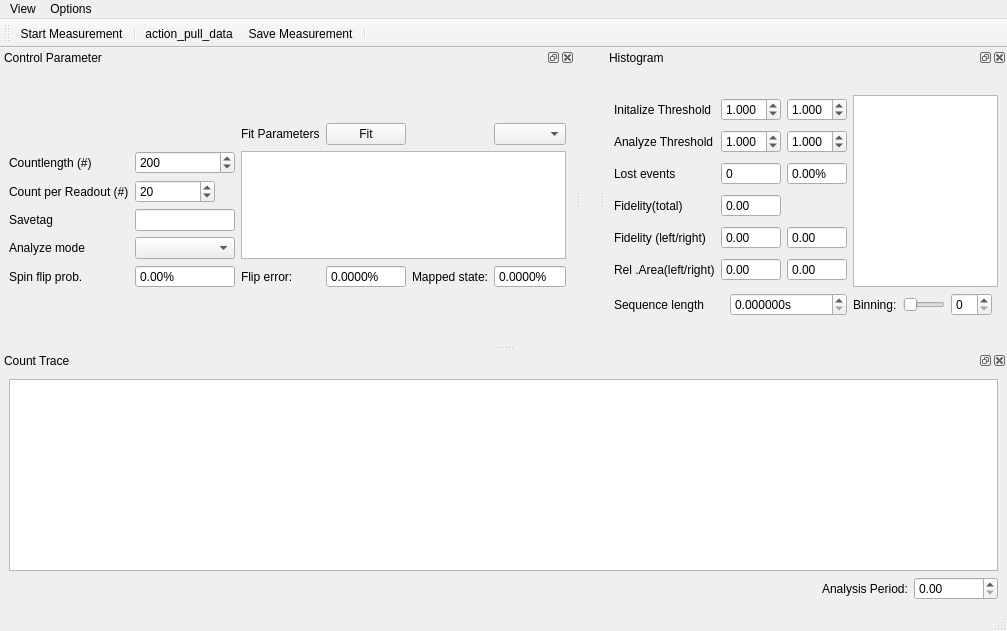
<?xml version="1.0" encoding="UTF-8"?>
<ui version="4.0">
 <class>MainWindow</class>
 <widget class="QMainWindow" name="MainWindow">
  <property name="geometry">
   <rect>
    <x>0</x>
    <y>0</y>
    <width>1007</width>
    <height>631</height>
   </rect>
  </property>
  <property name="windowTitle">
   <string>qudi: Single Shot Readout Counter</string>
  </property>
  <property name="layoutDirection">
   <enum>Qt::LeftToRight</enum>
  </property>
  <widget class="QWidget" name="centralwidget">
   <layout class="QGridLayout" name="gridLayout_2"/>
  </widget>
  <widget class="QMenuBar" name="menubar">
   <property name="geometry">
    <rect>
     <x>0</x>
     <y>0</y>
     <width>1007</width>
     <height>21</height>
    </rect>
   </property>
   <widget class="QMenu" name="menuView">
    <property name="title">
     <string>View</string>
    </property>
    <addaction name="actionRestore_Default"/>
    <addaction name="actionClose"/>
   </widget>
   <widget class="QMenu" name="menu_Options">
    <property name="title">
     <string>Options</string>
    </property>
    <addaction name="action_Settings"/>
    <addaction name="action_FitSettings"/>
   </widget>
   <addaction name="menuView"/>
   <addaction name="menu_Options"/>
  </widget>
  <widget class="QStatusBar" name="statusbar"/>
  <widget class="QToolBar" name="toolBar">
   <property name="enabled">
    <bool>true</bool>
   </property>
   <property name="windowTitle">
    <string>toolBar</string>
   </property>
   <attribute name="toolBarArea">
    <enum>TopToolBarArea</enum>
   </attribute>
   <attribute name="toolBarBreak">
    <bool>false</bool>
   </attribute>
   <addaction name="action_run_stop"/>
   <addaction name="separator"/>
   <addaction name="action_pull_data"/>
   <addaction name="save_measurement_Action"/>
   <addaction name="separator"/>
  </widget>
  <widget class="QDockWidget" name="count_trace_DockWidget">
   <property name="sizePolicy">
    <sizepolicy hsizetype="Preferred" vsizetype="Expanding">
     <horstretch>0</horstretch>
     <verstretch>0</verstretch>
    </sizepolicy>
   </property>
   <property name="minimumSize">
    <size>
     <width>242</width>
     <height>206</height>
    </size>
   </property>
   <property name="windowTitle">
    <string>Count Trace</string>
   </property>
   <attribute name="dockWidgetArea">
    <number>8</number>
   </attribute>
   <widget class="QWidget" name="dockWidgetContents_2">
    <layout class="QGridLayout" name="gridLayout_5">
     <item row="1" column="0">
      <layout class="QGridLayout" name="gridLayout_3">
       <item row="0" column="0">
        <layout class="QGridLayout" name="gridLayout_12">
         <item row="0" column="0">
          <layout class="QGridLayout" name="gridLayout_14">
           <item row="0" column="2">
            <widget class="QDoubleSpinBox" name="analysis_period_DSpinBox">
             <property name="maximum">
              <double>999999999.000000000000000</double>
             </property>
            </widget>
           </item>
           <item row="0" column="1">
            <widget class="QLabel" name="label_14">
             <property name="text">
              <string>Analysis Period:</string>
             </property>
            </widget>
           </item>
           <item row="0" column="0">
            <spacer name="horizontalSpacer">
             <property name="orientation">
              <enum>Qt::Horizontal</enum>
             </property>
             <property name="sizeHint" stdset="0">
              <size>
               <width>40</width>
               <height>20</height>
              </size>
             </property>
            </spacer>
           </item>
          </layout>
         </item>
        </layout>
       </item>
      </layout>
     </item>
     <item row="0" column="0">
      <widget class="PlotWidget" name="count_trace_PlotWidget">
       <property name="sizePolicy">
        <sizepolicy hsizetype="Expanding" vsizetype="Preferred">
         <horstretch>0</horstretch>
         <verstretch>0</verstretch>
        </sizepolicy>
       </property>
      </widget>
     </item>
    </layout>
   </widget>
  </widget>
  <widget class="QDockWidget" name="histogram_DockWidget">
   <property name="sizePolicy">
    <sizepolicy hsizetype="Preferred" vsizetype="Expanding">
     <horstretch>0</horstretch>
     <verstretch>0</verstretch>
    </sizepolicy>
   </property>
   <property name="layoutDirection">
    <enum>Qt::LeftToRight</enum>
   </property>
   <property name="floating">
    <bool>false</bool>
   </property>
   <property name="features">
    <set>QDockWidget::AllDockWidgetFeatures</set>
   </property>
   <property name="allowedAreas">
    <set>Qt::RightDockWidgetArea</set>
   </property>
   <property name="windowTitle">
    <string>Histogram</string>
   </property>
   <attribute name="dockWidgetArea">
    <number>2</number>
   </attribute>
   <widget class="QWidget" name="dockWidgetContents_3">
    <layout class="QGridLayout" name="gridLayout_6">
     <item row="0" column="0">
      <layout class="QGridLayout" name="gridLayout_4">
       <item row="0" column="0">
        <layout class="QGridLayout" name="gridLayout_8">
         <item row="0" column="0">
          <widget class="QLabel" name="label_7">
           <property name="text">
            <string>Initalize Threshold</string>
           </property>
          </widget>
         </item>
         <item row="1" column="1">
          <widget class="QDoubleSpinBox" name="ana_threshold0_DSpinBox">
           <property name="maximumSize">
            <size>
             <width>60</width>
             <height>16777215</height>
            </size>
           </property>
           <property name="decimals">
            <number>3</number>
           </property>
           <property name="minimum">
            <double>-999999999.000000000000000</double>
           </property>
           <property name="maximum">
            <double>999999999.000000000000000</double>
           </property>
           <property name="value">
            <double>1.000000000000000</double>
           </property>
          </widget>
         </item>
         <item row="0" column="2">
          <widget class="QDoubleSpinBox" name="init_threshold1_DSpinBox">
           <property name="maximumSize">
            <size>
             <width>60</width>
             <height>16777215</height>
            </size>
           </property>
           <property name="decimals">
            <number>3</number>
           </property>
           <property name="minimum">
            <double>-999999999.000000000000000</double>
           </property>
           <property name="maximum">
            <double>999999999.000000000000000</double>
           </property>
           <property name="value">
            <double>1.000000000000000</double>
           </property>
          </widget>
         </item>
         <item row="0" column="1">
          <widget class="QDoubleSpinBox" name="init_threshold0_DSpinBox">
           <property name="maximumSize">
            <size>
             <width>60</width>
             <height>16777215</height>
            </size>
           </property>
           <property name="decimals">
            <number>3</number>
           </property>
           <property name="minimum">
            <double>-999999999.000000000000000</double>
           </property>
           <property name="maximum">
            <double>999999999.000000000000000</double>
           </property>
           <property name="value">
            <double>1.000000000000000</double>
           </property>
          </widget>
         </item>
         <item row="1" column="2">
          <widget class="QDoubleSpinBox" name="ana_threshold1_DSpinBox">
           <property name="maximumSize">
            <size>
             <width>60</width>
             <height>16777215</height>
            </size>
           </property>
           <property name="decimals">
            <number>3</number>
           </property>
           <property name="minimum">
            <double>-999999999.000000000000000</double>
           </property>
           <property name="maximum">
            <double>999999999.000000000000000</double>
           </property>
           <property name="value">
            <double>1.000000000000000</double>
           </property>
          </widget>
         </item>
         <item row="1" column="0">
          <widget class="QLabel" name="label_8">
           <property name="text">
            <string>Analyze Threshold</string>
           </property>
          </widget>
         </item>
         <item row="4" column="0">
          <widget class="QLabel" name="label_6">
           <property name="maximumSize">
            <size>
             <width>100</width>
             <height>16777215</height>
            </size>
           </property>
           <property name="text">
            <string>Fidelity (left/right)</string>
           </property>
          </widget>
         </item>
         <item row="4" column="2">
          <widget class="QDoubleSpinBox" name="fidelity_right_DSpinBox">
           <property name="maximumSize">
            <size>
             <width>60</width>
             <height>16777215</height>
            </size>
           </property>
           <property name="readOnly">
            <bool>true</bool>
           </property>
           <property name="buttonSymbols">
            <enum>QAbstractSpinBox::NoButtons</enum>
           </property>
          </widget>
         </item>
         <item row="4" column="1">
          <widget class="QDoubleSpinBox" name="fidelity_left_DSpinBox">
           <property name="maximumSize">
            <size>
             <width>60</width>
             <height>16777215</height>
            </size>
           </property>
           <property name="readOnly">
            <bool>true</bool>
           </property>
           <property name="buttonSymbols">
            <enum>QAbstractSpinBox::NoButtons</enum>
           </property>
          </widget>
         </item>
         <item row="3" column="2">
          <layout class="QHBoxLayout" name="horizontalLayout_2"/>
         </item>
         <item row="3" column="1">
          <widget class="QDoubleSpinBox" name="fidelity_total_DSpinBox">
           <property name="maximumSize">
            <size>
             <width>60</width>
             <height>16777215</height>
            </size>
           </property>
           <property name="readOnly">
            <bool>true</bool>
           </property>
           <property name="buttonSymbols">
            <enum>QAbstractSpinBox::NoButtons</enum>
           </property>
          </widget>
         </item>
         <item row="5" column="1">
          <widget class="QDoubleSpinBox" name="relative_area_left_DSpinBox">
           <property name="maximumSize">
            <size>
             <width>60</width>
             <height>16777215</height>
            </size>
           </property>
           <property name="readOnly">
            <bool>true</bool>
           </property>
           <property name="buttonSymbols">
            <enum>QAbstractSpinBox::NoButtons</enum>
           </property>
           <property name="maximum">
            <double>100.000000000000000</double>
           </property>
          </widget>
         </item>
         <item row="5" column="2">
          <widget class="QDoubleSpinBox" name="relative_area_right_DSpinBox">
           <property name="maximumSize">
            <size>
             <width>60</width>
             <height>16777215</height>
            </size>
           </property>
           <property name="readOnly">
            <bool>true</bool>
           </property>
           <property name="buttonSymbols">
            <enum>QAbstractSpinBox::NoButtons</enum>
           </property>
           <property name="maximum">
            <double>100.000000000000000</double>
           </property>
           <property name="singleStep">
            <double>0.000000000000000</double>
           </property>
          </widget>
         </item>
         <item row="3" column="0">
          <widget class="QLabel" name="label_10">
           <property name="text">
            <string>Fidelity(total)</string>
           </property>
          </widget>
         </item>
         <item row="5" column="0">
          <widget class="QLabel" name="label_16">
           <property name="text">
            <string>Rel .Area(left/right)</string>
           </property>
          </widget>
         </item>
         <item row="2" column="0">
          <widget class="QLabel" name="label_9">
           <property name="text">
            <string>Lost events</string>
           </property>
          </widget>
         </item>
         <item row="2" column="1">
          <widget class="QSpinBox" name="lost_events_SpinBox">
           <property name="sizePolicy">
            <sizepolicy hsizetype="Preferred" vsizetype="Preferred">
             <horstretch>0</horstretch>
             <verstretch>0</verstretch>
            </sizepolicy>
           </property>
           <property name="maximumSize">
            <size>
             <width>60</width>
             <height>16777215</height>
            </size>
           </property>
           <property name="frame">
            <bool>true</bool>
           </property>
           <property name="readOnly">
            <bool>true</bool>
           </property>
           <property name="buttonSymbols">
            <enum>QAbstractSpinBox::NoButtons</enum>
           </property>
           <property name="maximum">
            <number>999999999</number>
           </property>
          </widget>
         </item>
         <item row="2" column="2">
          <widget class="QDoubleSpinBox" name="lost_events_percent_DSpinBox">
           <property name="readOnly">
            <bool>true</bool>
           </property>
           <property name="buttonSymbols">
            <enum>QAbstractSpinBox::NoButtons</enum>
           </property>
           <property name="suffix">
            <string>%</string>
           </property>
          </widget>
         </item>
        </layout>
       </item>
       <item row="1" column="0">
        <layout class="QHBoxLayout" name="horizontalLayout">
         <item>
          <widget class="QLabel" name="label_13">
           <property name="text">
            <string>Sequence length</string>
           </property>
          </widget>
         </item>
         <item>
          <widget class="QDoubleSpinBox" name="sequence_length_DSpinBox">
           <property name="suffix">
            <string>s</string>
           </property>
           <property name="decimals">
            <number>6</number>
           </property>
           <property name="maximum">
            <double>999990000.000000000000000</double>
           </property>
          </widget>
         </item>
        </layout>
       </item>
       <item row="0" column="1" colspan="4">
        <widget class="PlotWidget" name="histogram_PlotWidget">
         <property name="sizePolicy">
          <sizepolicy hsizetype="Expanding" vsizetype="Preferred">
           <horstretch>0</horstretch>
           <verstretch>0</verstretch>
          </sizepolicy>
         </property>
        </widget>
       </item>
       <item row="1" column="3">
        <widget class="QSpinBox" name="hist_bins_SpinBox"/>
       </item>
       <item row="1" column="2">
        <widget class="QSlider" name="hist_bins_Slider">
         <property name="toolTip">
          <string>&lt;html&gt;&lt;head/&gt;&lt;body&gt;&lt;p&gt;Set the amout of bins which are&lt;br/&gt;summed together to obtain a &lt;br/&gt;point  (as the summed value) in the &lt;br/&gt;histogram.&lt;/p&gt;&lt;/body&gt;&lt;/html&gt;</string>
         </property>
         <property name="orientation">
          <enum>Qt::Horizontal</enum>
         </property>
        </widget>
       </item>
       <item row="1" column="1">
        <widget class="QLabel" name="label_15">
         <property name="text">
          <string>Binning:</string>
         </property>
        </widget>
       </item>
      </layout>
     </item>
    </layout>
   </widget>
  </widget>
  <widget class="QDockWidget" name="control_param_DockWidget">
   <property name="sizePolicy">
    <sizepolicy hsizetype="Preferred" vsizetype="Minimum">
     <horstretch>0</horstretch>
     <verstretch>0</verstretch>
    </sizepolicy>
   </property>
   <property name="allowedAreas">
    <set>Qt::AllDockWidgetAreas</set>
   </property>
   <property name="windowTitle">
    <string>Control Parameter</string>
   </property>
   <attribute name="dockWidgetArea">
    <number>1</number>
   </attribute>
   <widget class="QWidget" name="dockWidgetContents_4">
    <layout class="QGridLayout" name="gridLayout_7">
     <item row="0" column="0">
      <layout class="QGridLayout" name="gridLayout">
       <property name="sizeConstraint">
        <enum>QLayout::SetMinimumSize</enum>
       </property>
       <property name="spacing">
        <number>6</number>
       </property>
       <item row="1" column="0">
        <widget class="QLabel" name="label">
         <property name="sizePolicy">
          <sizepolicy hsizetype="Maximum" vsizetype="Preferred">
           <horstretch>0</horstretch>
           <verstretch>0</verstretch>
          </sizepolicy>
         </property>
         <property name="text">
          <string>Countlength (#)</string>
         </property>
        </widget>
       </item>
       <item row="2" column="0">
        <widget class="QLabel" name="label_3">
         <property name="text">
          <string>Count per Readout (#)</string>
         </property>
        </widget>
       </item>
       <item row="1" column="1">
        <widget class="QSpinBox" name="count_length_SpinBox">
         <property name="sizePolicy">
          <sizepolicy hsizetype="Fixed" vsizetype="Fixed">
           <horstretch>0</horstretch>
           <verstretch>0</verstretch>
          </sizepolicy>
         </property>
         <property name="minimumSize">
          <size>
           <width>100</width>
           <height>0</height>
          </size>
         </property>
         <property name="maximumSize">
          <size>
           <width>80</width>
           <height>16777215</height>
          </size>
         </property>
         <property name="toolTip">
          <string>&lt;html&gt;&lt;head/&gt;&lt;body&gt;&lt;p&gt;Maximal reserved bufferlength&lt;br/&gt;on the gated counting hardware.&lt;/p&gt;&lt;/body&gt;&lt;/html&gt;</string>
         </property>
         <property name="maximum">
          <number>1000000</number>
         </property>
         <property name="value">
          <number>200</number>
         </property>
        </widget>
       </item>
       <item row="0" column="5">
        <widget class="QComboBox" name="fit_methods_ComboBox"/>
       </item>
       <item row="2" column="1">
        <widget class="QSpinBox" name="count_per_readout_SpinBox">
         <property name="maximumSize">
          <size>
           <width>80</width>
           <height>16777215</height>
          </size>
         </property>
         <property name="toolTip">
          <string>&lt;html&gt;&lt;head/&gt;&lt;body&gt;&lt;p&gt;Specify how many counts are read out&lt;br/&gt;at once per readout request to the &lt;br/&gt;hardware.&lt;br/&gt;This number won't affect the structure&lt;br/&gt;of the obtained data. With a higher &lt;br/&gt;number you will solely reduce the&lt;br/&gt;workload for the PC, since you descrease&lt;br/&gt;the readout processes per time.&lt;/p&gt;&lt;/body&gt;&lt;/html&gt;</string>
         </property>
         <property name="maximum">
          <number>1000000</number>
         </property>
         <property name="value">
          <number>20</number>
         </property>
        </widget>
       </item>
       <item row="0" column="3">
        <widget class="QPushButton" name="fit_PushButton">
         <property name="enabled">
          <bool>true</bool>
         </property>
         <property name="text">
          <string>Fit</string>
         </property>
        </widget>
       </item>
       <item row="5" column="1">
        <widget class="QDoubleSpinBox" name="spin_flip_prob_DSpinBox">
         <property name="enabled">
          <bool>true</bool>
         </property>
         <property name="maximumSize">
          <size>
           <width>100</width>
           <height>16777215</height>
          </size>
         </property>
         <property name="autoFillBackground">
          <bool>false</bool>
         </property>
         <property name="readOnly">
          <bool>true</bool>
         </property>
         <property name="buttonSymbols">
          <enum>QAbstractSpinBox::NoButtons</enum>
         </property>
         <property name="suffix">
          <string>%</string>
         </property>
        </widget>
       </item>
       <item row="1" column="2" rowspan="4" colspan="4">
        <widget class="QTextEdit" name="fit_param_TextEdit">
         <property name="sizePolicy">
          <sizepolicy hsizetype="MinimumExpanding" vsizetype="Expanding">
           <horstretch>0</horstretch>
           <verstretch>0</verstretch>
          </sizepolicy>
         </property>
         <property name="minimumSize">
          <size>
           <width>0</width>
           <height>90</height>
          </size>
         </property>
        </widget>
       </item>
       <item row="5" column="0">
        <widget class="QLabel" name="label_5">
         <property name="text">
          <string>Spin flip prob.</string>
         </property>
        </widget>
       </item>
       <item row="4" column="0">
        <widget class="QLabel" name="label_11">
         <property name="text">
          <string>Analyze mode</string>
         </property>
        </widget>
       </item>
       <item row="5" column="3">
        <widget class="QDoubleSpinBox" name="spin_flip_error_DSpinBox">
         <property name="maximumSize">
          <size>
           <width>80</width>
           <height>16777215</height>
          </size>
         </property>
         <property name="readOnly">
          <bool>true</bool>
         </property>
         <property name="buttonSymbols">
          <enum>QAbstractSpinBox::NoButtons</enum>
         </property>
         <property name="suffix">
          <string>%</string>
         </property>
         <property name="decimals">
          <number>4</number>
         </property>
        </widget>
       </item>
       <item row="3" column="0">
        <widget class="QLabel" name="label_2">
         <property name="text">
          <string>Savetag</string>
         </property>
        </widget>
       </item>
       <item row="4" column="1">
        <widget class="QComboBox" name="analyze_mode_ComboBox">
         <property name="maximumSize">
          <size>
           <width>100</width>
           <height>16777215</height>
          </size>
         </property>
        </widget>
       </item>
       <item row="0" column="2">
        <widget class="QLabel" name="label_4">
         <property name="text">
          <string>Fit Parameters</string>
         </property>
        </widget>
       </item>
       <item row="5" column="2">
        <widget class="QLabel" name="label_12">
         <property name="text">
          <string>Flip error:</string>
         </property>
        </widget>
       </item>
       <item row="3" column="1">
        <widget class="QLineEdit" name="save_tag_LineEdit">
         <property name="maximumSize">
          <size>
           <width>100</width>
           <height>16777215</height>
          </size>
         </property>
         <property name="toolTip">
          <string>&lt;html&gt;&lt;head/&gt;&lt;body&gt;&lt;p&gt;Enter the descriptive name for this&lt;br/&gt;measurement. The file will be saved with &lt;br/&gt;a date and timestamp prefix and the&lt;br/&gt;descriptive name will be append to that&lt;br/&gt;string.&lt;/p&gt;&lt;/body&gt;&lt;/html&gt;</string>
         </property>
        </widget>
       </item>
       <item row="5" column="5">
        <widget class="QDoubleSpinBox" name="mapped_state_DSpinBox">
         <property name="readOnly">
          <bool>true</bool>
         </property>
         <property name="buttonSymbols">
          <enum>QAbstractSpinBox::NoButtons</enum>
         </property>
         <property name="suffix">
          <string>%</string>
         </property>
         <property name="decimals">
          <number>4</number>
         </property>
        </widget>
       </item>
       <item row="5" column="4">
        <widget class="QLabel" name="label_17">
         <property name="text">
          <string>Mapped state:</string>
         </property>
        </widget>
       </item>
      </layout>
     </item>
    </layout>
   </widget>
  </widget>
  <action name="action_run_stop">
   <property name="checkable">
    <bool>true</bool>
   </property>
   <property name="icon">
    <iconset>
     <normaloff>../../artwork/icons/qudiTheme/22x22/start-counter.png</normaloff>
     <normalon>../../artwork/icons/qudiTheme/22x22/stop-counter.png</normalon>../../artwork/icons/qudiTheme/22x22/start-counter.png</iconset>
   </property>
   <property name="text">
    <string>Start Measurement</string>
   </property>
   <property name="toolTip">
    <string>Start SSR Measurement</string>
   </property>
  </action>
  <action name="save_measurement_Action">
   <property name="icon">
    <iconset>
     <normaloff>../../artwork/icons/oxygen/22x22/document-save.png</normaloff>../../artwork/icons/oxygen/22x22/document-save.png</iconset>
   </property>
   <property name="text">
    <string>Save Measurement</string>
   </property>
   <property name="toolTip">
    <string>Save the Measurement to File</string>
   </property>
  </action>
  <action name="actionRestore_Default">
   <property name="text">
    <string>Restore Default</string>
   </property>
  </action>
  <action name="actionClose">
   <property name="icon">
    <iconset>
     <normaloff>../../artwork/icons/oxygen/22x22/application-exit.png</normaloff>../../artwork/icons/oxygen/22x22/application-exit.png</iconset>
   </property>
   <property name="text">
    <string>Close</string>
   </property>
  </action>
  <action name="action_pull_data">
   <property name="icon">
    <iconset>
     <normaloff>../../artwork/icons/oxygen/22x22/view-refresh.png</normaloff>../../artwork/icons/oxygen/22x22/view-refresh.png</iconset>
   </property>
   <property name="text">
    <string>action_pull_data</string>
   </property>
   <property name="toolTip">
    <string>Pulls the data from ssr counter</string>
   </property>
  </action>
  <action name="action_Settings">
   <property name="text">
    <string>Settings</string>
   </property>
  </action>
  <action name="action_FitSettings">
   <property name="text">
    <string>Fit Settings</string>
   </property>
  </action>
 </widget>
 <customwidgets>
  <customwidget>
   <class>PlotWidget</class>
   <extends>QGraphicsView</extends>
   <header>pyqtgraph</header>
  </customwidget>
 </customwidgets>
 <resources/>
 <connections>
  <connection>
   <sender>actionClose</sender>
   <signal>triggered()</signal>
   <receiver>MainWindow</receiver>
   <slot>close()</slot>
   <hints>
    <hint type="sourcelabel">
     <x>-1</x>
     <y>-1</y>
    </hint>
    <hint type="destinationlabel">
     <x>326</x>
     <y>205</y>
    </hint>
   </hints>
  </connection>
 </connections>
</ui>
